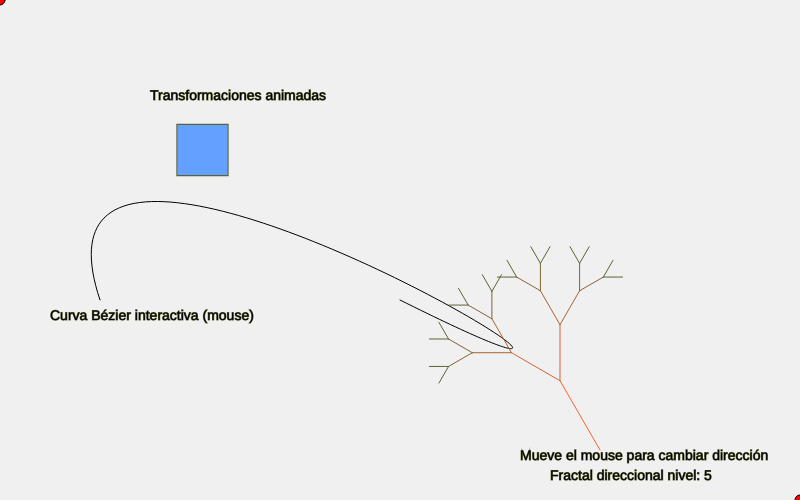
Frame 1 (no input)
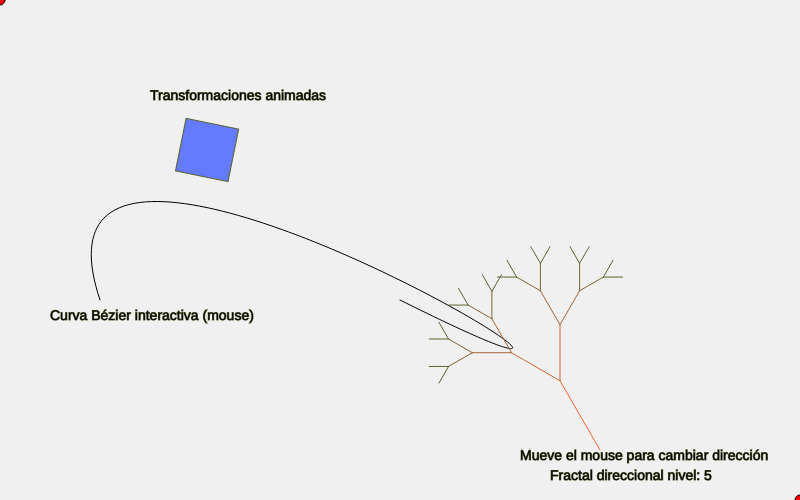
Frame 60 (no input)
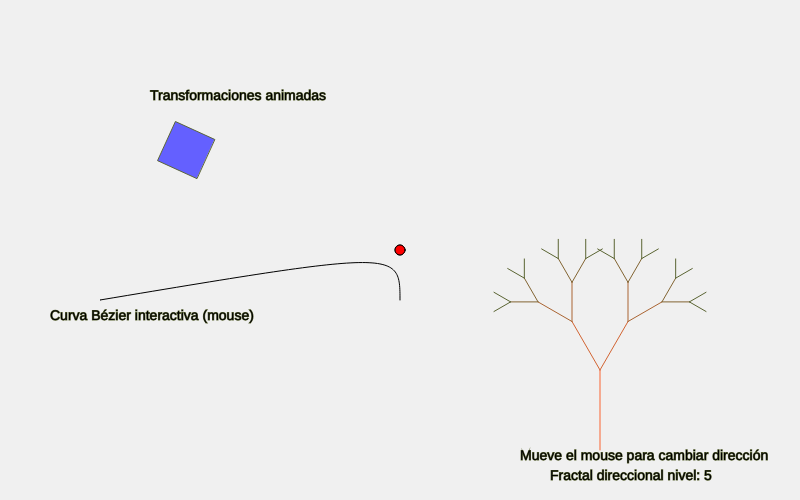
Frame 120 (the mouse pressed at the canvas centre since frame 60)

The p5.js sketch that drew these frames (run headless with seeded random() and noise() and a simulated clock; from frame 60 on, the mouse is pressed at the canvas centre):

// p5.js sketch
// ── sketch.js
let angle = 0;
let level = 5;

function setup() {
  createCanvas(800, 500);
}

function draw() {
  background(240);

  drawBezier();

  //ÁNGULO CONTROLADO POR MOUSE
  let baseAngle = map(mouseX, 0, width, -PI/2 - PI/6, -PI/2 + PI/6);
  drawFractalTree(600, 450, baseAngle, 80, level);

  drawTransformations();
  drawText();
}

//CURVA BÉZIER
function drawBezier() {
  noFill();

  let x1 = 100;
  let y1 = 300;

  let x2 = mouseX;
  let y2 = mouseY;

  let x3 = width - mouseX;
  let y3 = height - mouseY;

  let x4 = 400;
  let y4 = 300;

  stroke(0);
  bezier(x1, y1, x2, y2, x3, y3, x4, y4);

  fill(255, 0, 0);
  circle(x2, y2, 10);
  circle(x3, y3, 10);
}

//FRACTAL DIRECCIONAL
function drawFractalTree(x, y, angle, length, level) {
  if (level === 0) return;

  let x2 = x + cos(angle) * length;
  let y2 = y + sin(angle) * length;

  stroke(50 + level * 40, 100, 50);
  line(x, y, x2, y2);

  drawFractalTree(x2, y2, angle - PI/6, length * 0.7, level - 1);
  drawFractalTree(x2, y2, angle + PI/6, length * 0.7, level - 1);
}

//TRANSFORMACIONES
function drawTransformations() {
  push();

  translate(200 + sin(frameCount * 0.05) * 50, 150);
  rotate(angle);

  let s = 1 + 0.5 * sin(frameCount * 0.05);
  scale(s);

  fill(100, 150 + sin(frameCount * 0.1) * 100, 255);
  rect(-25, -25, 50, 50);

  pop();

  angle += 0.03;
}

//TECLADO
function keyPressed() {
  if (key === '+') {
    level++;
  }
  if (key === '-' && level > 1) {
    level--;
  }
}

//TEXTO
function drawText() {
  fill(0);
  textSize(14);

  text("Curva Bézier interactiva (mouse)", 50, 320);
  text("Fractal direccional nivel: " + level, 550, 480);
  text("Mueve el mouse para cambiar dirección", 520, 460);
  text("Transformaciones animadas", 150, 100);
}
